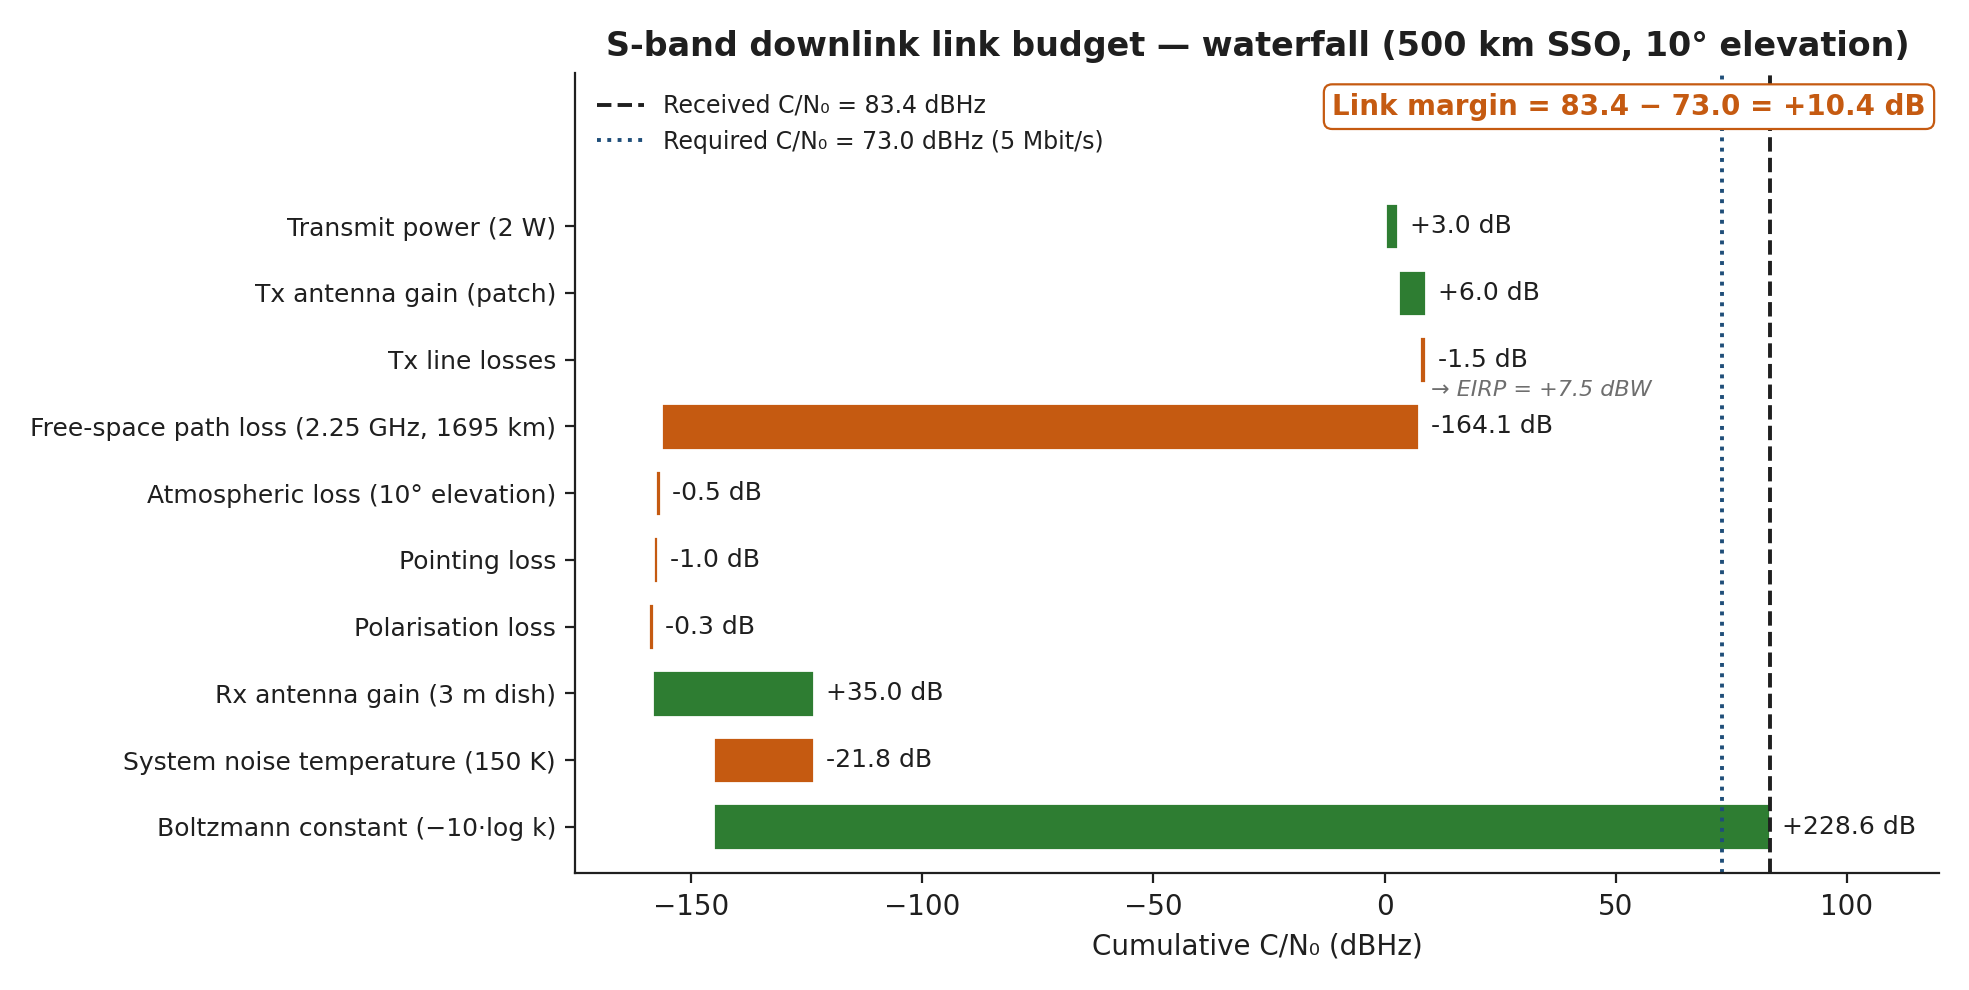

The Python source for this figure:
"""Link-budget waterfall — the §11.8.1 S-band downlink (2.25 GHz, 1695 km, 3 m dish)."""
from pathlib import Path

import matplotlib.pyplot as plt
from oer_style import apply_style, COLORS, save

apply_style()

# (label, contribution in dB). Positive = gain, negative = loss.
rows = [
    ("Transmit power (2 W)",                      3.0),
    ("Tx antenna gain (patch)",                   6.0),
    ("Tx line losses",                           -1.5),
    ("Free-space path loss (2.25 GHz, 1695 km)", -164.1),
    ("Atmospheric loss (10° elevation)",         -0.5),
    ("Pointing loss",                            -1.0),
    ("Polarisation loss",                        -0.3),
    ("Rx antenna gain (3 m dish)",               35.0),
    ("System noise temperature (150 K)",        -21.8),
    ("Boltzmann constant (−10·log k)",          228.6),
]
cum = [0.0]
for _, d in rows:
    cum.append(cum[-1] + d)
final = cum[-1]                 # 83.4 dBHz
rate_dB = 67.0                  # 5 Mbit/s
required = rate_dB + 4.0 + 2.0  # Eb/N0 req (QPSK + LDPC 3/4) + implementation loss = 73.0
margin = final - required

fig, ax = plt.subplots(figsize=(8.8, 5.2))
n = len(rows)
for i, (label, d) in enumerate(rows):
    y = n - i
    start, end = cum[i], cum[i + 1]
    color = COLORS["accent_3"] if d >= 0 else COLORS["accent_2"]
    width = max(abs(d), 1.2)                 # keep tiny bars visible
    left = min(start, end) if abs(d) >= 1.2 else (start - 1.2 if d < 0 else start)
    ax.barh(y, width, left=left, color=color, edgecolor="white", height=0.7)
    ax.text(max(start, end) + 2.5, y, f"{d:+.1f} dB", va="center", fontsize=9,
            color=COLORS["ink"], clip_on=True)

# EIRP after row 3 (cum[3] = 7.5 dBW)
ax.text(cum[3] + 2.5, n - 2.45, f"→ EIRP = {cum[3]:+.1f} dBW", fontsize=8,
        color=COLORS["grey"], va="center", style="italic", clip_on=True)

ax.axvline(final, color=COLORS["ink"], lw=1.4, ls="--",
           label=f"Received C/N₀ = {final:.1f} dBHz")
ax.axvline(required, color=COLORS["accent"], lw=1.4, ls=":",
           label=f"Required C/N₀ = {required:.1f} dBHz (5 Mbit/s)")

ax.set_yticks(list(range(n, 0, -1)))
ax.set_yticklabels([r[0] for r in rows], fontsize=9)
ax.set_xlabel("Cumulative C/N₀ (dBHz)")
ax.set_title("S-band downlink link budget — waterfall (500 km SSO, 10° elevation)")
ax.set_xlim(-175, 120)
ax.set_ylim(0.3, n + 2.3)
ax.legend(loc="upper left", fontsize=8.5)
ax.grid(axis="x")
ax.grid(axis="y", visible=False)

ax.text(0.99, 0.975, f"Link margin = {final:.1f} − {required:.1f} = {margin:+.1f} dB",
        transform=ax.transAxes, ha="right", va="top", fontsize=10, zorder=10,
        color=COLORS["accent_2"], fontweight="bold",
        bbox=dict(boxstyle="round,pad=0.3", fc="white", ec=COLORS["accent_2"], lw=0.8))

save(fig, Path(__file__).stem)
